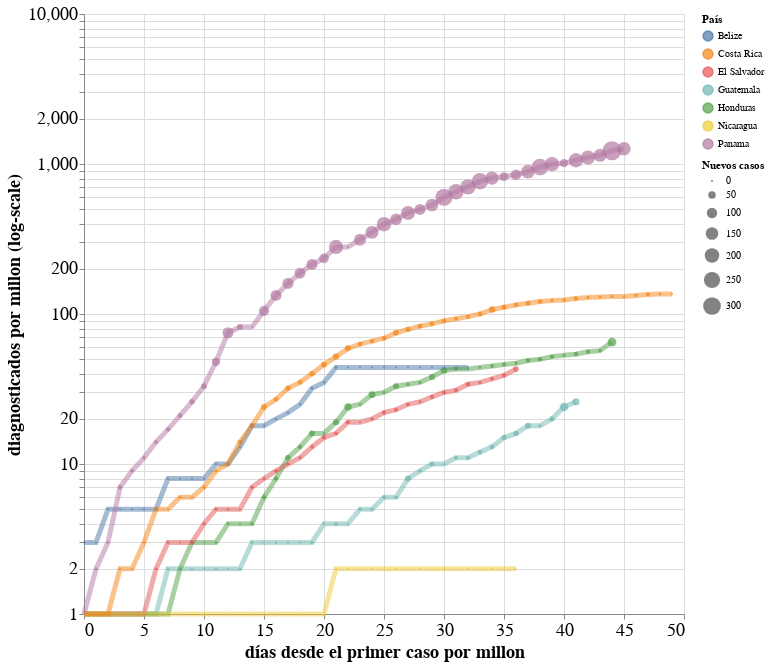

The cell this chart's notebook holds for it:
### Markdown cell above
## Diagnosticados por Millon de Habitantes

### Code cell
#hide_input

highlight = alt.selection(type='single',
                          on='mouseover',
                          fields=['country'],
                          nearest=True)

base = alt.Chart(cdr_ca, title="").encode(
    x=alt.X('days_since_1_cases_per_million:Q', title="días desde el primer caso por millon"),
    y=alt.Y('cases_per_million:Q', scale=alt.Scale(type='log'), title="diagnosticados por millon (log-scale)"),
    color=alt.Color('country:N', title="País"),
    tooltip=[alt.Tooltip('country', title='país'),
             alt.Tooltip('date', title='fecha'),
             alt.Tooltip('cases_per_million:Q', title='Diagnosticados por millon'),
             alt.Tooltip('cases:Q', title='Diagnosticados (Total)'),
             alt.Tooltip('new_cases:Q', title='Diagnosticados (Nuevos)'),
             alt.Tooltip('deaths:Q', title='Muertos (Total)'),
             alt.Tooltip('new_deaths:Q', title='Muertos (Nuevos)')
            ]
)

points = base.mark_circle().encode(
    size=alt.Size('new_cases:Q', title="Nuevos casos"),
).add_selection(
    highlight
)

lines = base.mark_line(opacity=0.5).encode(
    size=alt.condition(~highlight, alt.value(2.5), alt.value(5)),
    
)



alt.layer(points, lines).properties(
    height=600,
    width=600
).configure_axis(
    labelFontSize=18,
    titleFontSize=18
)

### Figure 1 — Vega-Lite specification as saved in the notebook (floating-point values rounded to 4 significant figures; data arrays with more than 128 entries replaced by an {"elided": "..."} marker saying what was removed)
{"config": {"view": {"continuousWidth": 400, "continuousHeight": 300}, "axis": {"labelFontSize": 18, "titleFontSize": 18}}, "layer": [{"mark": "circle", "encoding": {"color": {"type": "nominal", "field": "country", "title": "País"}, "size": {"type": "quantitative", "field": "new_cases", "title": "Nuevos casos"}, "tooltip": [{"type": "nominal", "field": "country", "title": "país"}, {"type": "nominal", "field": "date", "title": "fecha"}, {"type": "quantitative", "field": "cases_per_million", "title": "Diagnosticados por millon"}, {"type": "quantitative", "field": "cases", "title": "Diagnosticados (Total)"}, {"type": "quantitative", "field": "new_cases", "title": "Diagnosticados (Nuevos)"}, {"type": "quantitative", "field": "deaths", "title": "Muertos (Total)"}, {"type": "quantitative", "field": "new_deaths", "title": "Muertos (Nuevos)"}], "x": {"type": "quantitative", "field": "days_since_1_cases_per_million", "title": "días desde el primer caso por millon"}, "y": {"type": "quantitative", "field": "cases_per_million", "scale": {"type": "log"}, "title": "diagnosticados por millon (log-scale)"}}, "selection": {"selector013": {"type": "single", "on": "mouseover", "fields": ["country"], "nearest": true}}, "title": ""}, {"mark": {"type": "line", "opacity": 0.5}, "encoding": {"color": {"type": "nominal", "field": "country", "title": "País"}, "size": {"condition": {"value": 2.5, "selection": {"not": "selector013"}}, "value": 5}, "tooltip": [{"type": "nominal", "field": "country", "title": "país"}, {"type": "nominal", "field": "date", "title": "fecha"}, {"type": "quantitative", "field": "cases_per_million", "title": "Diagnosticados por millon"}, {"type": "quantitative", "field": "cases", "title": "Diagnosticados (Total)"}, {"type": "quantitative", "field": "new_cases", "title": "Diagnosticados (Nuevos)"}, {"type": "quantitative", "field": "deaths", "title": "Muertos (Total)"}, {"type": "quantitative", "field": "new_deaths", "title": "Muertos (Nuevos)"}], "x": {"type": "quantitative", "field": "days_since_1_cases_per_million", "title": "días desde el primer caso por millon"}, "y": {"type": "quantitative", "field": "cases_per_million", "scale": {"type": "log"}, "title": "diagnosticados por millon (log-scale)"}}, "title": ""}], "data": {"name": "data-a1b7c773dcdf7cdaf386d1328d47eba2"}, "height": 600, "width": 600, "$schema": "https://vega.github.io/schema/vega-lite/v4.0.2.json", "datasets": {"data-a1b7c773dcdf7cdaf386d1328d47eba2": {"elided": "290 records"}}}
